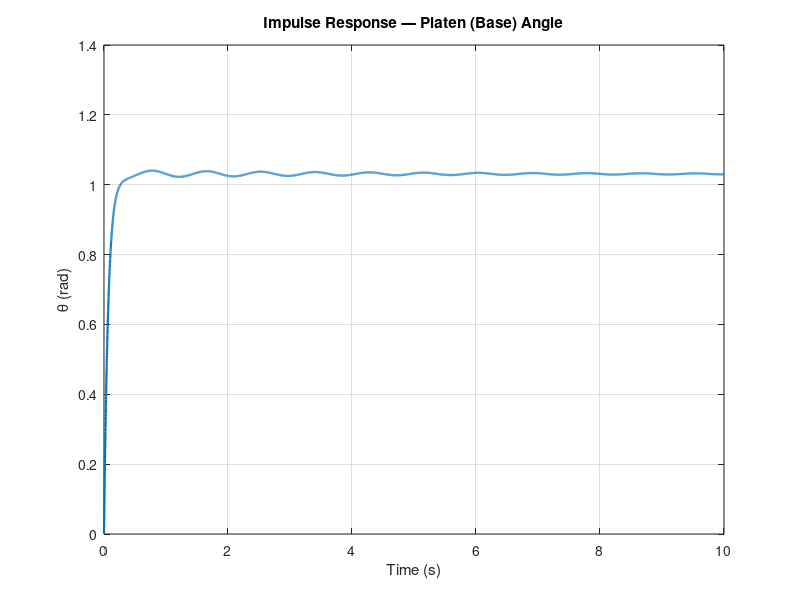
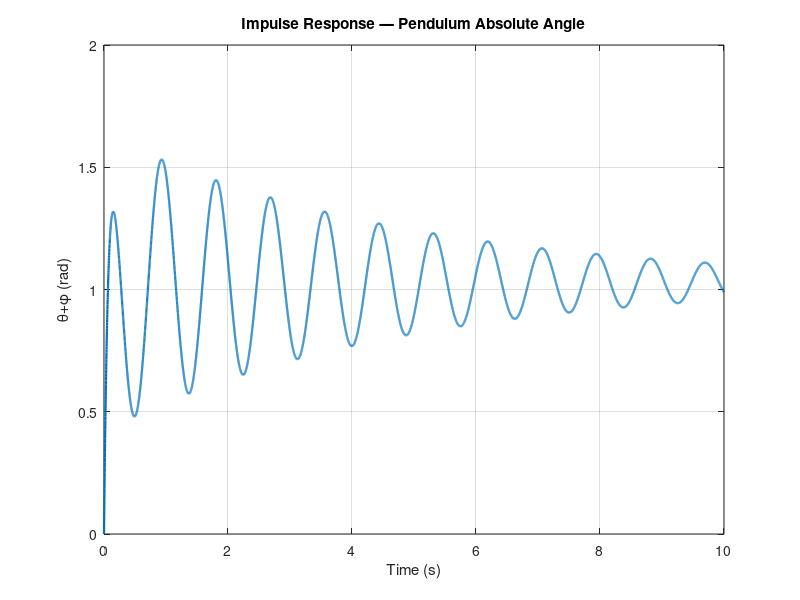

MATLAB code to generate these figures, in order:
clear; clc; close all;
R = 16 ;
Km = 0.525 ;
L1 = 0.1231 ;
m2 = 0.00488 ;
J2 = 0.0001374; 
l2 = 0.1472 ;

b1 = 0.0146; 
J0 = 0.00224;

b2 = 4.72*10^-5 ;

g=-9.8;
% ---- common denominator ----
delta = J0*J2 - (m2^2)*(L1^2)*(l2^2);

% ---- unscaled B-tilde (pure mechanics) ----
B31_t =  J2/delta;
B41_t =  m2*L1*l2/delta;

% ---- A entries (use B-tilde inside A for the Km^2/R terms) ----
A32 =  g*m2^2*l2^2*L1/delta;
A33 = -b1*J2/delta   - (Km^2/R)*B31_t;
A34 = -b2*m2*l2*L1/delta;

A42 =  g*m2*l2*J0/delta;
A43 = -b1*m2*l2*L1/delta - (Km^2/R)*B41_t;
A44 = -b2*J0/delta;

% --- given state-space ---
A = [ 0     0      1        0;
      0     0      0        1;
      0   0.459  -0.365  -0.000587;
      0  39.615   0.365   -0.344 ];

A = [ 0     0      1        0;
      0     0      0        1;
      0   A32  A33  A34;
      0  A42   A43   A44 ]


B = [0; 0; 25.0; 12.44];
B = [0; 0; (Km/R)*B31_t; (Km/R)*B41_t]

% Outputs: 1) base angle theta, 2) absolute pendulum angle theta+phi
C = [1 0 0 0;
     1 1 0 0];
D = zeros(2,1);

sys = ss(A,B,C,D);

% --- impulse response ---
t = 0:0.001:10;                 % 5 s window; adjust if you need longer
[y,t,~] = impulse(sys, t);     % unit-area impulse at input

theta   = y(:,1);
phi_abs = y(:,2);

% --- Figure 1: base angle ---
figure('Color','w');
plot(t, theta, 'LineWidth',1.6);
grid on; xlabel('Time (s)'); ylabel('\theta (rad)');
title('Impulse Response — Platen (Base) Angle');

% --- Figure 2: pendulum absolute angle ---
figure('Color','w');
plot(t, phi_abs, 'LineWidth',1.6);
grid on; xlabel('Time (s)'); ylabel('\theta+\phi (rad)');
title('Impulse Response — Pendulum Absolute Angle');
